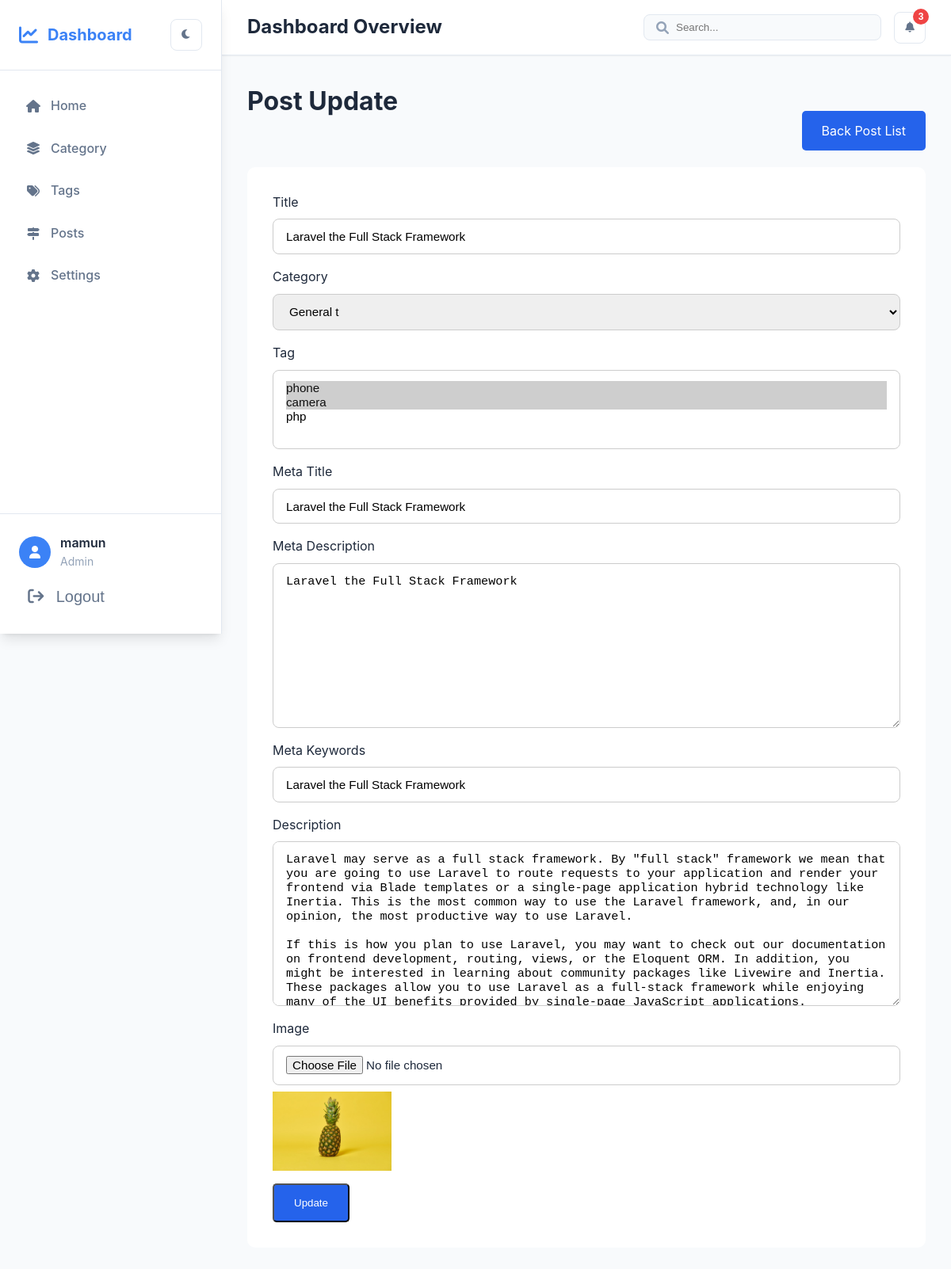
Page /backend/post/update/4/ (signed in) on the earlier database version.
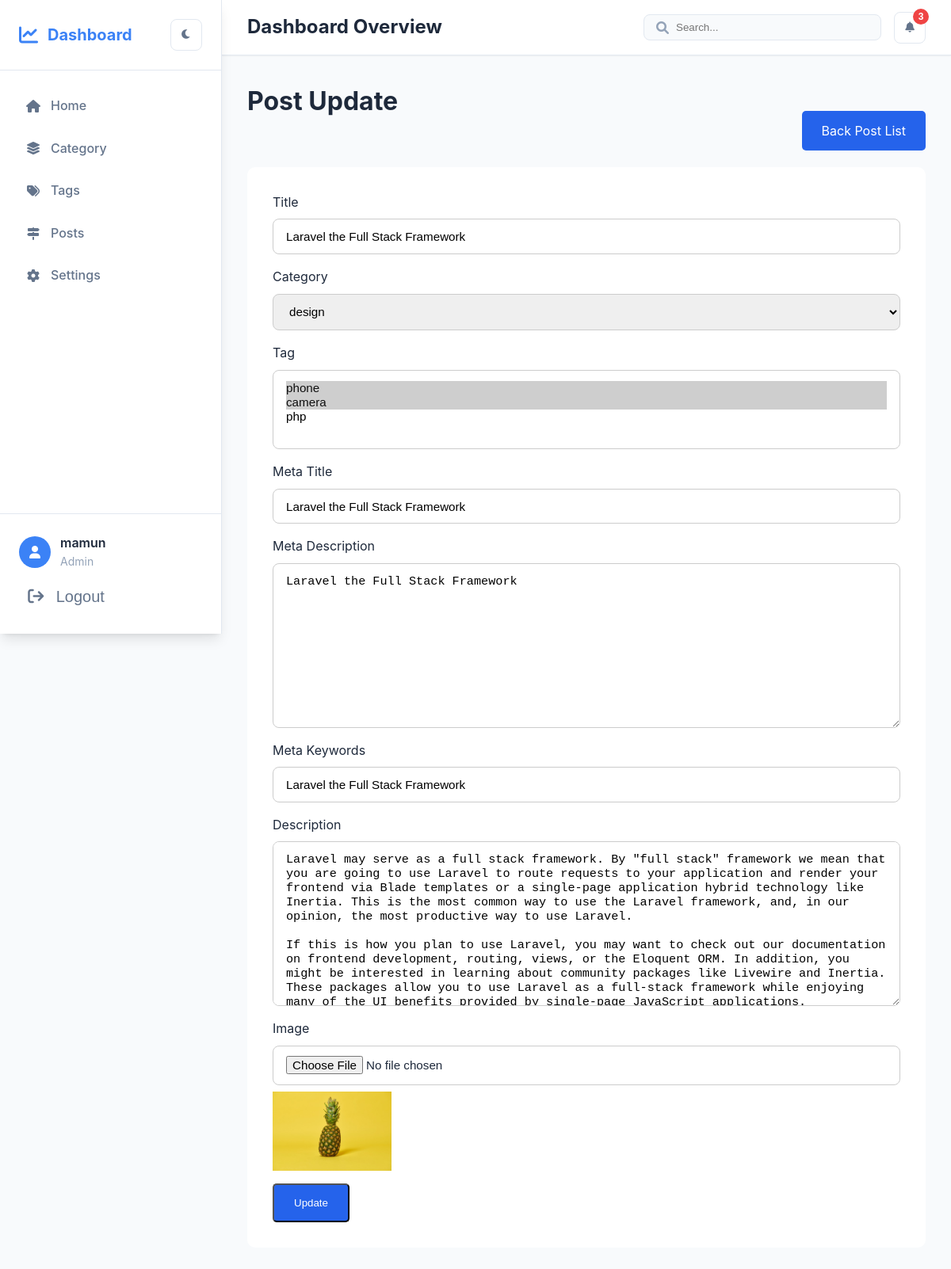
Same page on the later database version.
### blog/models.py (models this page shows, shortened)
class Post(models.Model):
    title = models.CharField(max_length=200)
    slug = models.SlugField(max_length=200, unique=True)
    author = models.ForeignKey(User, on_delete=models.CASCADE)
    category = models.ForeignKey(Category, on_delete=models.CASCADE)
    tags = models.ManyToManyField(Tag, blank=True, related_name='tag_posts')
    parent = models.ForeignKey('self', on_delete=models.SET_NULL, null=True, blank=True)
    meta_title = models.CharField(max_length=200, null=True, blank=True)
    meta_description = models.TextField(null=True, blank=True)
    meta_keywords = models.CharField(max_length=200, null=True, blank=True)
    description = RichTextField()
    image = models.ImageField(upload_to='blog_images/', null=True, blank=True)
    is_active = models.BooleanField(default=True)
    published_at = models.DateTimeField(null=True, blank=True)
    published_by = models.ForeignKey(User, null=True, blank=True, on_delete=models.CASCADE, related_name='published_posts')
    created_at = models.DateTimeField(auto_now_add=True)
    updated_at = models.DateTimeField(auto_now=True)
    views_count = models.IntegerField(default=0)
    userLikes = models.ManyToManyField(User, blank=True, related_name='post_likes')
    class Meta:
        ordering = ['-created_at']

class Category(models.Model):
    name = models.CharField(max_length=200)
    slug = models.SlugField(max_length=200, unique=True)
    active = models.BooleanField(default=True)
    created_at = models.DateTimeField(auto_now_add=True)
    updated_at = models.DateTimeField(auto_now=True)
    class Meta:
        ordering = ['-created_at']

class Tag(models.Model):
    name = models.CharField(max_length=200)
    slug = models.SlugField(max_length=200, unique=True)
    active = models.BooleanField(default=True)
    created_at = models.DateTimeField(auto_now_add=True)
    updated_at = models.DateTimeField(auto_now=True)
    class Meta:
        ordering = ['-created_at']

### blog/views.py (the view)
# urls.py: path("backend/post/update/<int:id>/", views.post_update, name="post_update"),
@login_required(login_url='login')
def post_update(request, id):
    if  not checkUserPermission(request, 'can_edit', '/backend/post/update/{id}'):
        return render(request, '403.html')
    post = get_object_or_404(Post, id=id)
    if request.method == 'POST':
        title = request.POST.get('title')
        description = request.POST.get('description')
        category_id = request.POST.get('category')
        tag_ids = request.POST.getlist('tags')
        image = request.FILES.get('image')
        meta_title = request.POST.get('meta_title')
        meta_description = request.POST.get('meta_description')
        meta_keywords = request.POST.get('meta_keywords')
        author = request.user
        if not title or len(title) < 3:
            return redirect('post_update', id=id)
        category = Category.objects.get(id=category_id)
        if image:
            if post.image and post.image.name != image.name:
                post.image.delete(save=False)  # delete old image from storage
            post.image = image
        post.title = title
        post.slug = slugify(title)
        post.description = description
        post.category = category
        post.meta_title = meta_title
        post.meta_description = meta_description
        post.meta_keywords = meta_keywords
        post.author = author
        post.save()
        post.tags.set(tag_ids)
        post.save()
        return redirect('post_list')
    else:
        categories = Category.objects.all()
        tags = Tag.objects.all()
        context = {
            'post': post,
            'categories': categories,
            'tags': tags,
        }
        return render(request, 'post/post_edit.html', context)

### common/context_processors.py (called while the page is built)
def menu_permissions(request):
    if not request.user.is_authenticated:
        return {}
    return {
        'can_view_categories': request.user.is_superuser or checkUserPermission(request, 'can_view', '/backend/category'),
        'can_add_categories': request.user.is_superuser or checkUserPermission(request, 'can_add', '/backend/category'),
        'can_view_tags': request.user.is_superuser or checkUserPermission(request, 'can_view', '/backend/tags'),
        'can_add_tags': request.user.is_superuser or checkUserPermission(request, 'can_add', '/backend/tags'),
        'can_view_posts': request.user.is_superuser or checkUserPermission(request, 'can_view', '/backend/post'),
    }

### core/permissions.py (called while the page is built, shortened)
def checkUserPermission(request, accessType, menuUrl):
    try:
        user_permissions = {
            'can_view': 'can_view',
            'can_add': 'can_add',
            'can_edit': 'can_edit',
            'can_delete': 'can_delete',
        }
        if request.user.is_superuser:
            return True
    except:
        return False

### blog/templates/post/post_edit.html (shortened to what this page needs)
{% extends 'dashboard.html' %}
{% load static %}
{% block content %}
    <h1>Post Update</h1>
    <div class="btn_container">
        <a href="{% url 'post_list' %}" class="btn-primary">
            Back Post List
        </a>
    </div>
    <div class="post_container">
        <form method="POST" enctype="multipart/form-data" class="post_form">
            <div class="floating-label">
                <label for="title" class="form-label">Title</label>
                <input type="text" class="input-text" name="title" id="title" value="{{ post.title }}">
            </div>
            <div class="floating-label">
                <label for="category" class="form-label">Category</label>
                <select name="category" class="input-text" id="category">
                    {% for category in categories %}
                        <option value="{{ category.id }}" {% if category.id == post.category.id %}selected{% endif %}>{{ category.name }}</option>
                    {% endfor %}
                </select>
            </div>
            <div class="floating-label">
                <label for="tag" class="form-label">Tag</label>
                <select name="tags" multiple>
                    {% for tag in tags %}
                        <option value="{{ tag.id }}" {% if tag in post.tags.all %}selected{% endif %}>{{ tag.name }}</option>
                    {% endfor %}
                </select>
            </div>
            <div class="floating-label">
                <label for="meta_title" class="form-label">Meta Title</label>
                <input type="text" name="meta_title" class="input-text" id="meta_title" value="{{ post.meta_title }}">
            </div>
            <div class="floating-label">
                <label for="meta_description" class="form-label">Meta Description</label>
                <textarea name="meta_description" id="meta_description" cols="30" rows="10">{{ post.meta_description }}</textarea>
            </div>
            <div class="floating-label">
                <label for="meta_keywords" class="form-label">Meta Keywords</label>
                <input type="text" name="meta_keywords" class="input-text" id="meta_keywords" value="{{ post.meta_keywords }}">
            </div>
            <div class="floating-label">
                <label for="description">Description</label>
                <textarea name="description" id="description" cols="30" rows="10">{{ post.description }}</textarea>
            </div>
            <div class="floating-label">
                <label for="image" class="form-label">Image</label>
                <input type="file" name="image" class="input-text" id="image">
                <img src="{{ post.image.url }}" class="img-fluid" width="150">
            </div>
            <button type="submit" class="btn-primary">
                 Update
            </button>
        </form>
    </div>
{% endblock content %}

Differences in the rows shown:
changed Post "Laravel the Full Stack Framework": category "General t" → "design"
